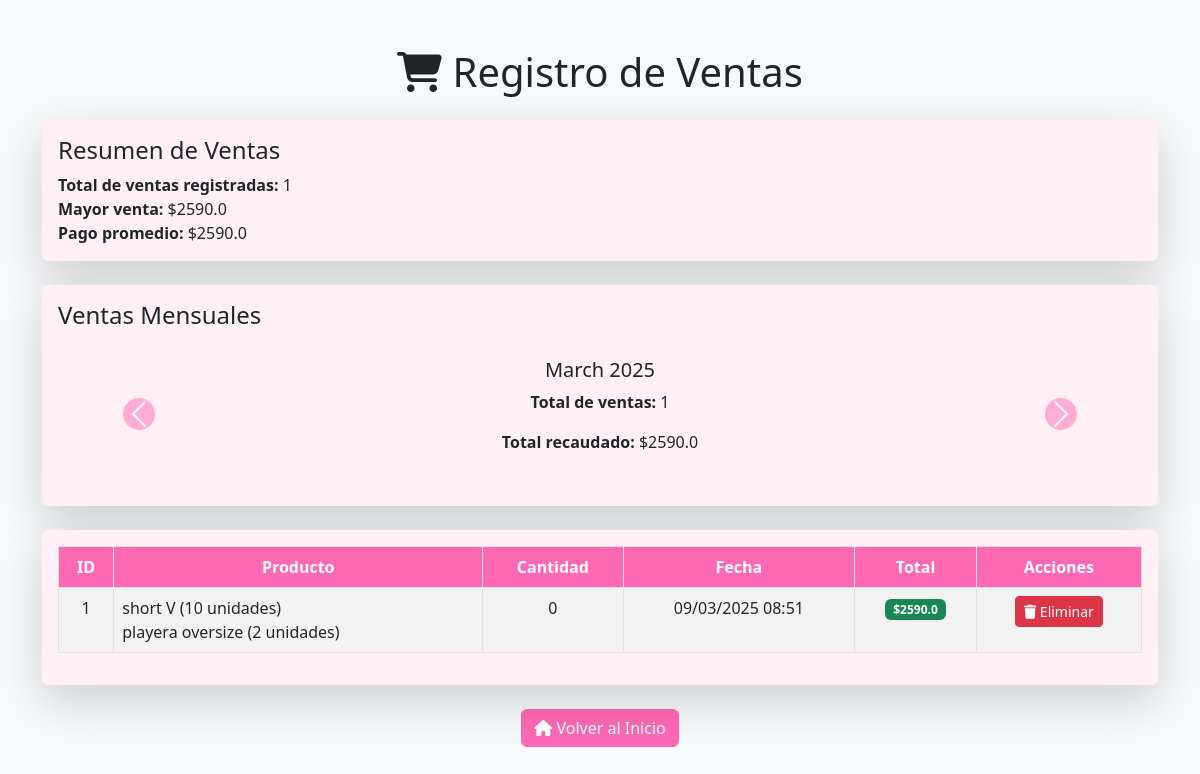
Page /ventas on the earlier database version.
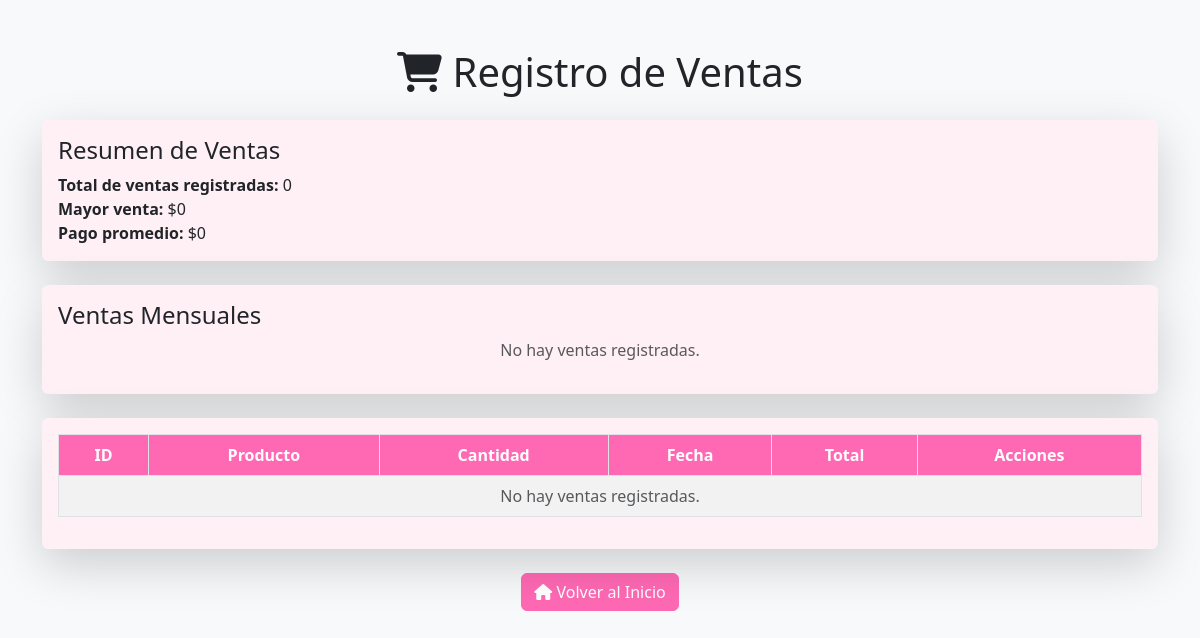
Same page on the later database version.
### app/models.py (models this page shows, shortened)
class Venta(db.Model):
    __tablename__ = 'venta'
    id = db.Column(db.Integer, primary_key=True)
    fecha = db.Column(db.DateTime, nullable=False, default=datetime.utcnow)
    total = db.Column(db.Float, nullable=False)
    productos = db.relationship('VentaProducto', back_populates='venta', cascade="all, delete-orphan")

class VentaProducto(db.Model):
    __tablename__ = 'venta_producto'
    venta_id = db.Column(db.Integer, db.ForeignKey('venta.id', ondelete="CASCADE"), primary_key=True)
    producto_id = db.Column(db.Integer, db.ForeignKey('producto.id', ondelete="CASCADE"), primary_key=True)
    cantidad = db.Column(db.Integer, nullable=False)
    precio = db.Column(db.Float, nullable=False)
    venta = db.relationship('Venta', back_populates='productos')
    producto = db.relationship('Producto', back_populates='ventas')  # Relación con Producto

class Producto(db.Model):
    __tablename__ = 'producto'
    id = db.Column(db.Integer, primary_key=True)
    nombre = db.Column(db.String(100), nullable=False)
    descripcion = db.Column(db.String(200))
    precio = db.Column(db.Float, nullable=False)
    cantidad = db.Column(db.Integer, nullable=False)
    categoria = db.Column(db.String(50), nullable=False)
    activo = db.Column(db.Boolean, default=True)
    fecha_registro = db.Column(db.DateTime, default=datetime.utcnow)
    movimientos = db.relationship('MovimientoInventario', back_populates='producto', cascade="all, delete-orphan")
    ventas = db.relationship('VentaProducto', back_populates='producto', cascade="all, delete-orphan")  # <-- Agregar esta línea

### app/routes.py (the view)
@routes.route('/ventas', methods=['GET'])
def listar_ventas():
    ventas = Venta.query.all()
    mayor_venta = max([venta.total for venta in ventas], default=0)
    pago_promedio = sum([venta.total for venta in ventas]) / len(ventas) if ventas else 0
    ventas_por_mes = defaultdict(lambda: {"total_ventas": 0, "total_recaudado": 0})
    for venta in ventas:
        mes = venta.fecha.strftime("%B %Y")  # Formato: "Mes Año"
        ventas_por_mes[mes]["total_ventas"] += 1
        ventas_por_mes[mes]["total_recaudado"] += venta.total
    grafico_ventas = generar_grafico_ventas(ventas_por_mes)
    return render_template(
        "ventas.html",
        ventas=ventas,
        mayor_venta=mayor_venta,
        pago_promedio=pago_promedio,
        ventas_por_mes=ventas_por_mes,
        grafico_ventas=grafico_ventas  # Pasamos el gráfico al template
    )

### app/routes.py (called while the page is built)
def generar_grafico_ventas(ventas_por_mes):
    meses = list(ventas_por_mes.keys())
    total_ventas = [ventas_por_mes[mes]["total_recaudado"] for mes in meses]
    fig, ax = plt.subplots(figsize=(10, 6))
    ax.bar(meses, total_ventas, color='blue')
    ax.set_xlabel('Mes')
    ax.set_ylabel('Total Recaudado')
    ax.set_title('Ventas por Mes')
    img = io.BytesIO()
    canvas = FigureCanvas(fig)
    canvas.print_png(img)
    img.seek(0)
    grafico_base64 = base64.b64encode(img.getvalue()).decode('utf8')
    return grafico_base64

### app/templates/ventas.html (shortened to what the changed rows need)
<!DOCTYPE html>
<html lang="es">
<head>
    <link href="https://cdn.jsdelivr.net/npm/bootstrap@5.3.0/dist/css/bootstrap.min.css" rel="stylesheet">
    <link rel="stylesheet" href="https://cdnjs.cloudflare.com/ajax/libs/font-awesome/6.4.0/css/all.min.css">
</head>
<body class="bg-light">
    <div class="container mt-5">
        <h1 class="text-center mb-4">
            <i class="fas fa-shopping-cart"></i> Registro de Ventas
        </h1>
        <div class="card shadow-lg border-0 mb-4">
            <div class="card-body">
                <h4 class="card-title">Resumen de Ventas</h4>
                <p class="card-text">
                    <strong>Total de ventas registradas:</strong> {{ ventas | length }} <br>
                    <strong>Mayor venta:</strong> ${{ mayor_venta | round(2) }} <br>
                    <strong>Pago promedio:</strong> ${{ pago_promedio | round(2) }}
                </p>
            </div>
        </div>
        <div class="card shadow-lg border-0 mb-4">
            <div class="card-body">
                <h4 class="card-title">Ventas Mensuales</h4>
                {% if ventas_por_mes %}
                    <div id="carouselVentas" class="carousel slide" data-bs-ride="carousel">
                        <div class="carousel-inner">
                            {% for mes, datos in ventas_por_mes.items() %}
                            <div class="carousel-item {% if loop.first %}active{% endif %}">
                                <h5>{{ mes }}</h5>
                                <p><strong>Total de ventas:</strong> {{ datos.total_ventas }}</p>
                                <p><strong>Total recaudado:</strong> ${{ datos.total_recaudado | round(2) }}</p>
                            </div>
                            {% endfor %}
                        </div>
                        <button class="carousel-control-prev" type="button" data-bs-target="#carouselVentas" data-bs-slide="prev">
                            <span class="carousel-control-prev-icon" aria-hidden="true"></span>
                        </button>
                        <button class="carousel-control-next" type="button" data-bs-target="#carouselVentas" data-bs-slide="next">
                            <span class="carousel-control-next-icon" aria-hidden="true"></span>
                        </button>
                    </div>
                {% else %}
                    <p class="text-muted text-center">No hay ventas registradas.</p>
                {% endif %}
            </div>
        </div>
        <div class="card shadow-lg border-0">
            <div class="card-body">
                <div class="table-responsive">
                    <table class="table table-striped table-hover table-bordered">
                        <thead class="text-center">
                            <tr>
                                <th>ID</th>
                                <th>Producto</th>
                                <th>Cantidad</th>
                                <th>Fecha</th>
                                <th>Total</th>
                                <th>Acciones</th>
                            </tr>
                        </thead>
                        <tbody>
                            {% if ventas %}
                                {% for venta in ventas %}
                                <tr>
                                    <td class="text-center">{{ venta.id }}</td>
                                    <td>
                                        {% for venta_producto in venta.productos %}
                                            {{ venta_producto.producto.nombre }} ({{ venta_producto.cantidad }} unidades) <br>
                                        {% endfor %}
                                    </td>
                                    <td class="text-center">
                                        {% set cantidad_total = 0 %}
                                        {% for venta_producto in venta.productos %}
                                            {% set cantidad_total = cantidad_total + venta_producto.cantidad %}
                                        {% endfor %}
                                        {{ cantidad_total }}
                                    </td>
                                    <td class="text-center">{{ venta.fecha.strftime('%d/%m/%Y %H:%M') }}</td>
                                    <td class="text-center">
                                        <span class="badge bg-success">${{ venta.total | round(2) }}</span>
                                    </td>
                                    <td class="text-center">
                                        <form method="POST" action="{{ url_for('routes.eliminar_venta', id=venta.id) }}"
                                              onsubmit="return confirm('¿Estás seguro de eliminar esta venta? Esta acción no se puede deshacer.');">
                                            <button type="submit" class="btn btn-danger btn-sm">
                                                <i class="fas fa-trash"></i> Eliminar
                                            </button>
                                        </form>
                                    </td>
                                </tr>
                                {% endfor %}
                            {% else %}
                                <tr>
                                    <td colspan="6" class="text-center text-muted">No hay ventas registradas.</td>
                                </tr>
                            {% endif %}
                        </tbody>
                    </table>
                </div>
            </div>
        </div>
    </div>
</body>
</html>

Differences in the rows shown:
removed Venta: total "2590.0", id "1", cantidad_total "0", fecha "09/03/2025 08:51"
removed VentaProducto: producto.nombre "short V", cantidad "10"
removed VentaProducto: producto.nombre "playera oversize", cantidad "2"
Other differences:
{{ ventas | length }}: "1" → "0"
{{ mayor_venta | round(2) }}: (not shown) → "0"
{{ pago_promedio | round(2) }}: "2590.0" → "0"
text now shown: "No hay ventas registradas. No hay ventas registradas."
list line gone: "March 2025 Total de ventas: 1 Total recaudado: $ 2590.0"
